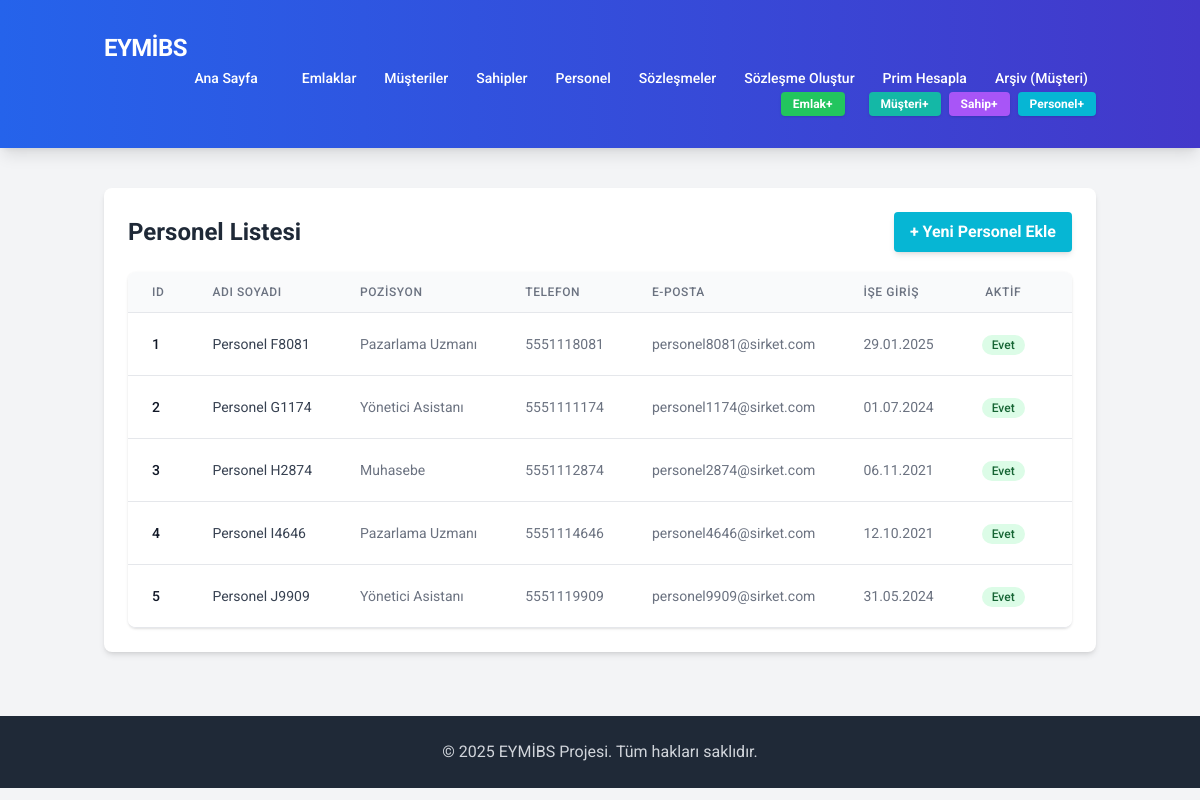
Page /personnel on the committed database.
### tables this page shows
CREATE TABLE personnel (
                id INTEGER PRIMARY KEY AUTOINCREMENT,
                name TEXT NOT NULL,
                position TEXT,             -- Personelin pozisyonu (örn: Yönetici, Muhasebe)
                phone TEXT UNIQUE,         -- Telefon numarası (isteğe bağlı, benzersiz)
                email TEXT UNIQUE,         -- E-posta (isteğe bağlı, benzersiz)
                hire_date DATE,            -- İşe giriş tarihi
                is_active BOOLEAN DEFAULT 1, -- Aktif mi? (varsayılan: Evet)
                notes TEXT,                -- Personel ile ilgili notlar
                date_added DATETIME DEFAULT CURRENT_TIMESTAMP -- Kayıt tarihi
            , salary REAL);

### app.py (the view)
@app.route('/personnel')
def list_personnel():
    db = get_db()
    cursor = db.cursor()
    personnel_list = []
    try:
        cursor.execute("SELECT id, name, position, phone, email, hire_date, is_active FROM personnel ORDER BY name")
        personnel_list = cursor.fetchall()
    except sqlite3.Error as e:
         flash(f"Personel listelenirken hata: {e}", "error")
    return render_template('personnel.html', personnel_list=personnel_list, page_title="Personel Listesi")

### app.py (called while the page is built)
def get_db():
    db = getattr(g, '_database', None)
    if db is None:
        try:
            db = g._database = sqlite3.connect(DATABASE)
            db.row_factory = sqlite3.Row # Sonuçları sözlük gibi erişilebilir yapar
            db.execute("PRAGMA foreign_keys = ON") # Yabancı anahtar kısıtlamalarını etkinleştir
            print("Veritabanı bağlantısı başarıyla açıldı.")
        except sqlite3.Error as e:
            print(f"Veritabanı bağlantı hatası: {e}")
            abort(500, description=f"Veritabanına bağlanılamıyor: {e}")
    return db

@app.teardown_appcontext
def close_connection(exception):
    db = getattr(g, '_database', None)
    if db is not None:
        try:
            db.close()
            print("Veritabanı bağlantısı kapatıldı.")
        except sqlite3.Error as e:
            print(f"Veritabanı kapatma hatası: {e}")

@app.context_processor
def inject_now():
    return {'now': datetime.now()}

### templates/personnel.html (shortened to what this page needs)
{% extends "base.html" %}
{% block content %}
<div class="bg-white p-6 rounded-lg shadow-md">
    <div class="flex flex-col sm:flex-row justify-between items-start sm:items-center mb-5">
        <h1 class="text-2xl font-bold text-gray-800 mb-3 sm:mb-0">{{ page_title }}</h1>
        <a href="{{ url_for('add_personnel') }}" class="bg-cyan-500 hover:bg-cyan-600 text-white font-bold py-2 px-4 rounded shadow-md transition duration-200">
            + Yeni Personel Ekle
        </a>
    </div>
    {% if personnel_list %}
    <div class="overflow-x-auto shadow border-b border-gray-200 rounded-lg">
        <table class="min-w-full divide-y divide-gray-200">
            <thead class="bg-gray-50">
                <tr>
                    <th scope="col" class="px-6 py-3 text-left text-xs font-medium text-gray-500 uppercase tracking-wider">ID</th>
                    <th scope="col" class="px-6 py-3 text-left text-xs font-medium text-gray-500 uppercase tracking-wider">Adı Soyadı</th>
                    <th scope="col" class="px-6 py-3 text-left text-xs font-medium text-gray-500 uppercase tracking-wider">Pozisyon</th>
                    <th scope="col" class="px-6 py-3 text-left text-xs font-medium text-gray-500 uppercase tracking-wider">Telefon</th>
                    <th scope="col" class="px-6 py-3 text-left text-xs font-medium text-gray-500 uppercase tracking-wider">E-posta</th>
                    <th scope="col" class="px-6 py-3 text-left text-xs font-medium text-gray-500 uppercase tracking-wider">İşe Giriş</th>
                    <th scope="col" class="px-6 py-3 text-center text-xs font-medium text-gray-500 uppercase tracking-wider">Aktif</th>
                    <th scope="col" class="px-6 py-3 text-left text-xs font-medium text-gray-500 uppercase tracking-wider">İşlemler</th>
                </tr>
            </thead>
            <tbody class="bg-white divide-y divide-gray-200">
                {% for person in personnel_list %}
                <tr class="hover:bg-gray-50 transition duration-150 ease-in-out">
                    <td class="px-6 py-4 whitespace-nowrap text-sm font-medium text-gray-900">{{ person['id'] }}</td>
                    <td class="px-6 py-4 whitespace-nowrap text-sm text-gray-700">{{ person['name'] }}</td>
                    <td class="px-6 py-4 whitespace-nowrap text-sm text-gray-500">{{ person['position'] | default('-', true) }}</td>
                    <td class="px-6 py-4 whitespace-nowrap text-sm text-gray-500">{{ person['phone'] | default('-', true) }}</td>
                    <td class="px-6 py-4 whitespace-nowrap text-sm text-gray-500">{{ person['email'] | default('-', true) }}</td>
                    <td class="px-6 py-4 whitespace-nowrap text-sm text-gray-500">{{ person['hire_date'] | dateformat | default('-', true) }}</td>
                    <td class="px-6 py-4 whitespace-nowrap text-center text-sm text-gray-500">
                        {% if person['is_active'] %}
                            <span class="inline-flex items-center justify-center px-2.5 py-0.5 rounded-full text-xs font-medium bg-green-100 text-green-800">
                                Evet
                            </span>
                        {% else %}
                            <span class="inline-flex items-center justify-center px-2.5 py-0.5 rounded-full text-xs font-medium bg-red-100 text-red-800">
                                Hayır
                            </span>
                        {% endif %}
                    </td>
                    <td class="px-6 py-4 whitespace-nowrap text-sm font-medium space-x-2">
                        </td>
                </tr>
                {% endfor %}
            </tbody>
        </table>
    </div>
    {% endif %}
</div>
{% endblock %}

### templates/base.html (style rules this page uses)
body { font-family: 'Inter', sans-serif; }
body { font-family: 'Roboto', 'Inter', sans-serif; }

### rows in the picture
personnel: id "1", name "Personel F8081", position "Pazarlama Uzmanı", phone "5551118081", email "personel8081@sirket.com", hire_date "29.01.2025", is_active "Evet"
personnel: id "2", name "Personel G1174", position "Yönetici Asistanı", phone "5551111174", email "personel1174@sirket.com", hire_date "01.07.2024", is_active "Evet"
personnel: id "3", name "Personel H2874", position "Muhasebe", phone "5551112874", email "personel2874@sirket.com", hire_date "06.11.2021", is_active "Evet"
personnel: id "4", name "Personel I4646", position "Pazarlama Uzmanı", phone "5551114646", email "personel4646@sirket.com", hire_date "12.10.2021", is_active "Evet"
personnel: id "5", name "Personel J9909", position "Yönetici Asistanı", phone "5551119909", email "personel9909@sirket.com", hire_date "31.05.2024", is_active "Evet"

### other values in the picture
{{ page_title }} "Personel Listesi"
